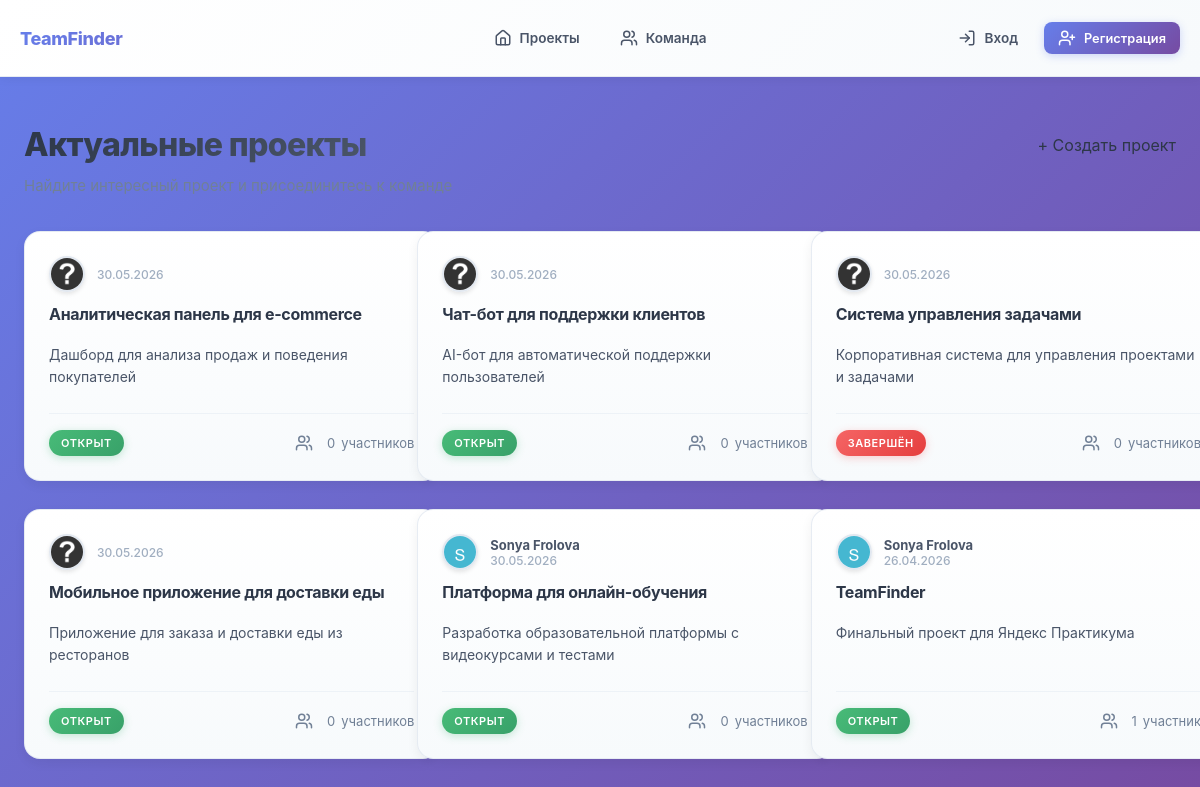
Page /projects/list/ on the earlier database version.
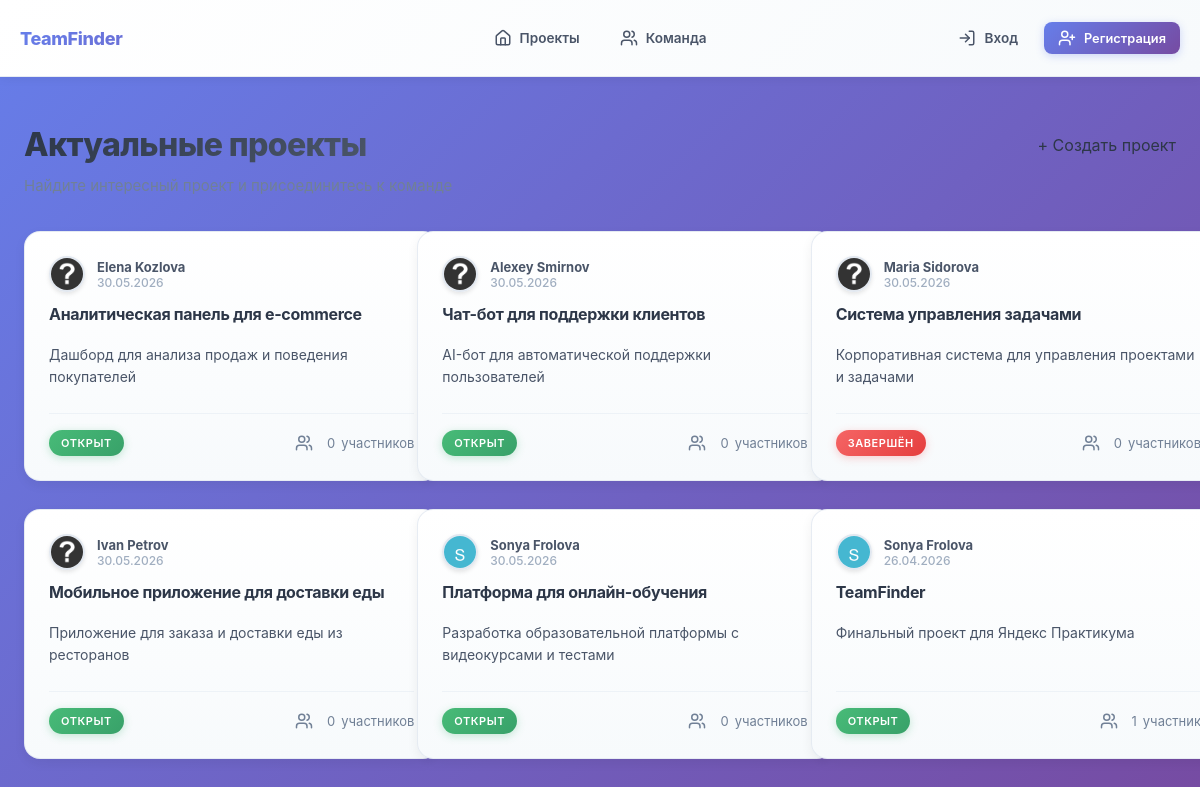
Same page on the later database version.
### projects/models.py (models this page shows, shortened)
class Project(models.Model):
    name = models.CharField(max_length=200, verbose_name="Название")
    description = models.TextField(blank=True, verbose_name="Описание")
    owner = models.ForeignKey(
        settings.AUTH_USER_MODEL,
        on_delete=models.CASCADE,
        related_name="owned_projects",
        verbose_name="Владелец",
    )
    created_at = models.DateTimeField(auto_now_add=True, verbose_name="Дата создания")
    github_url = models.URLField(blank=True, verbose_name="Ссылка на GitHub")
    status = models.CharField(
        max_length=6, choices=STATUS_CHOICES, default=STATUS_OPEN, verbose_name="Статус"
    )
    participants = models.ManyToManyField(
        settings.AUTH_USER_MODEL,
        blank=True,
        related_name="participated_projects",
        verbose_name="Участники",
    )
    favorited_by = models.ManyToManyField(
        settings.AUTH_USER_MODEL,
        blank=True,
        related_name="favorite_projects",
        through="Favorite",
        verbose_name="В избранном у",
    )
    required_skills = models.ManyToManyField(
        "users.Skill",
        blank=True,
        related_name="projects",
        verbose_name="Необходимые навыки",
    )
    class Meta:
        ordering = ["-created_at"]
        verbose_name = "Проект"
        verbose_name_plural = "Проекты"

### users/models.py (models this page shows, shortened)
class User(AbstractUser):
    username = None
    email = models.EmailField(unique=True)
    name = models.CharField(max_length=124)
    surname = models.CharField(max_length=124)
    avatar = models.ImageField(
        upload_to="avatars/", blank=True, null=True
    )
    phone = models.CharField(max_length=12, blank=True)
    github_url = models.URLField(blank=True)
    about = models.TextField(max_length=256, blank=True)
    skills = models.ManyToManyField(Skill, blank=True, related_name="users")
    is_active = models.BooleanField(default=True)
    is_staff = models.BooleanField(default=False)
    USERNAME_FIELD = "email"
    REQUIRED_FIELDS = ["name", "surname"]
    objects = UserManager()

### projects/views.py (the view)
# urls.py: path("list/", views.project_list, name="project_list"),
def project_list(request):
    skill_name = request.GET.get("skill")
    projects = Project.objects.select_related("owner").order_by("-created_at")
    active_skill = None
    if skill_name:
        projects = projects.filter(required_skills__name=skill_name)
        active_skill = skill_name
    projects_page = paginate_queryset(projects, request, per_page=PROJECTS_PER_PAGE)
    return render(
        request,
        "projects/project_list.html",
        {
            "projects": projects_page,
            "is_paginated": projects_page.has_other_pages(),
            "active_skill": active_skill,
        },
    )

### projects/views.py (called while the page is built)
def paginate_queryset(queryset, request, per_page=12):
    paginator = Paginator(queryset, per_page)
    page = request.GET.get("page")
    return paginator.get_page(page)

### templates/projects/project_list.html (shortened to what this page needs)
{% extends 'base.html' %}
{% load static %}
{% block extra_css %}
<link rel="stylesheet" href="{% static 'css/project_list.css' %}">
{% endblock %}
{% with page_id="projects-list" %}
{% block content %}
<div class="project-container">
    <div class="project-header">
        <h2 class="project-title">Актуальные проекты</h2>
        {% if projects %}
            <a href="{% url 'projects:create_project' %}">+ Создать проект</a>
        {% endif %}
    </div>
    <p class="project-subtitle">Найдите интересный проект и присоединитесь к команде</p>
    <div class="projects-grid">
        {% for project in projects %}
        {% include 'includes/project-card.html' %}
        {% empty %}
        {% include 'includes/empty-project-card.html' with empty_title="Пока нет проектов" empty_message="Создавайте проекты и делитесь ими с другими пользователями!" button_link="/projects/create/" button_text="+ Создать проект" %}
        {% endfor %}
    </div>
</div>
{% endblock %}
{% endwith %}

### templates/includes/project-card.html (shortened to what this page needs)
{% load static %}
<div class="project-card">
    <div class="project-card-header-title">
        <div class="project-card-header">
            <div class="project-owner-grid">
                {% if project.owner.avatar %}
                    <img src="{{ project.owner.avatar.url }}" alt="Аватар пользователя" class="avatar">
                {% else %}
                    <img src="{% static 'images/default-avatar.png' %}" alt="Аватар по умолчанию" class="avatar">
                {% endif %}
                <div class="project-owner">
                    <a href="/users/{{ project.owner.id }}/">{{ project.owner.name }} {{ project.owner.surname }}</a>
                    <small class="project-date">{{ project.created_at|date:"d.m.Y" }}</small>
                </div>
            </div>
        </div>
        <h3 class="project-card-title"><a href="/projects/{{ project.id }}/">{{ project.name }}</a></h3>
    </div>
    <p class="project-card-description">{{ project.description|truncatechars:150 }}</p>
    <div class="project-card-footer">
        <span class="status-badge {% if project.status == 'open' %}status-badge-open{% else %}status-badge-closed{% endif %}">
            {% if project.status == "open" %}
                Открыт
            {% elif project.status == "closed" %}
                Завершён
            {% else %}
                {{ project.get_status_display }}
            {% endif %}
        </span>
        {% with count=project.participants.count %}
        <div class="project-participants">
            <span>{{ count }}</span>
            {% if count|add:'-11'|divisibleby:100 or count|add:'-12'|divisibleby:100 or count|add:'-13'|divisibleby:100 or count|add:'-14'|divisibleby:100 %}
                участников
            {% elif count|add:'-1'|divisibleby:10 %}
                участник
            {% elif count|add:'-2'|divisibleby:10 or count|add:'-3'|divisibleby:10 or count|add:'-4'|divisibleby:10 %}
                участника
            {% else %}
                участников
            {% endif %}
        </div>
        {% endwith %}
    </div>
</div>

Differences in the rows shown:
changed through a linked row, Project "Аналитическая панель для e-commerce": owner.name (not shown) → "Elena"; owner.surname (not shown) → "Kozlova"
changed through a linked row, Project "Чат-бот для поддержки клиентов": owner.name (not shown) → "Alexey"; owner.surname (not shown) → "Smirnov"
changed through a linked row, Project "Система управления задачами": owner.name (not shown) → "Maria"; owner.surname (not shown) → "Sidorova"
changed through a linked row, Project "Мобильное приложение для доставки еды": owner.name (not shown) → "Ivan"; owner.surname (not shown) → "Petrov"
